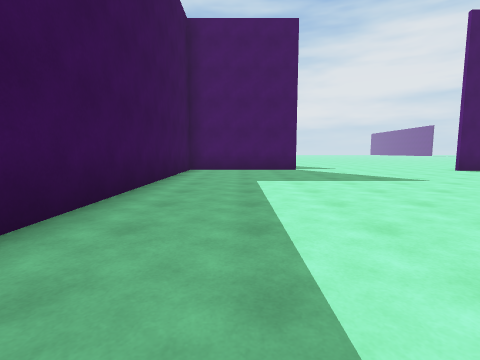
[1] (above)

24 first-person views from a walk through a Unity game level. The camera is 1.2 m above the floor, tilts 6° down and sees 85° across. The floor is counted in squares, 2 m on a side. Each view is taken from the middle of a square. On the plan, view 1 faces up. The plan holds only what a view shows up to about 9 squares ahead; the rest is blank. The place goes on beyond the plan. The player character is not drawn.

[2]
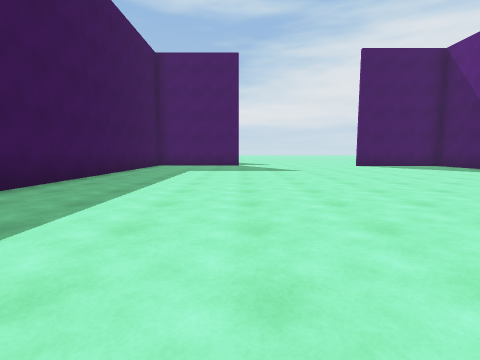

[3]
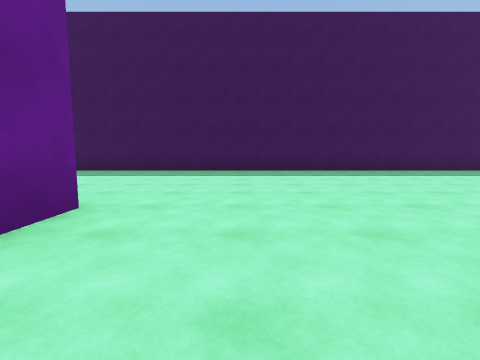

[4]
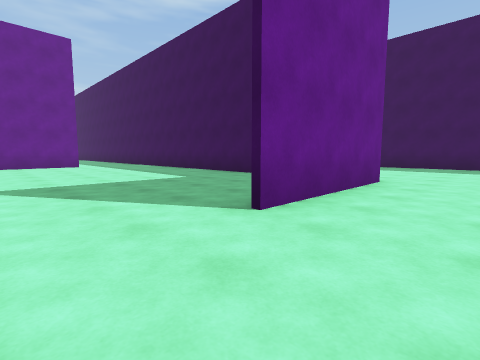

[5]
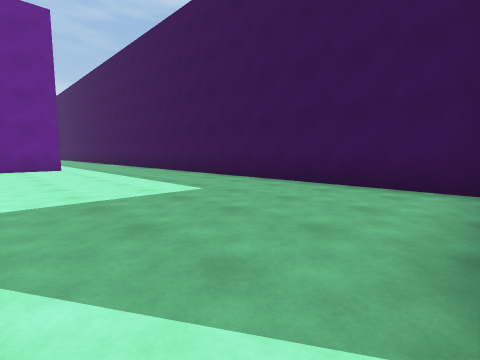

[6]
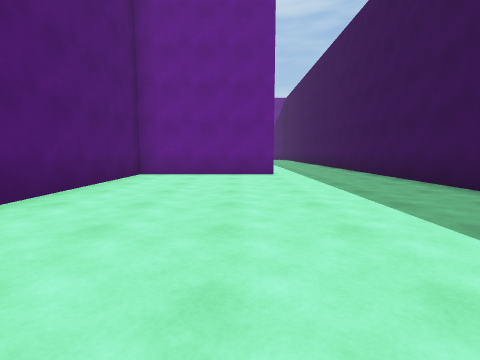

[7]
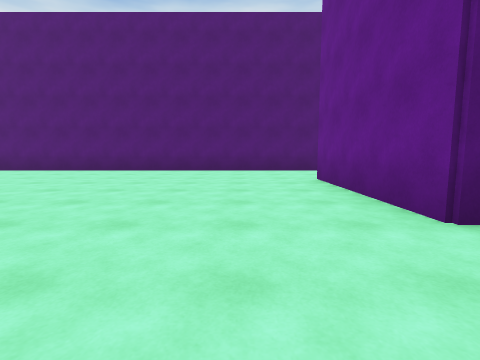

[8]
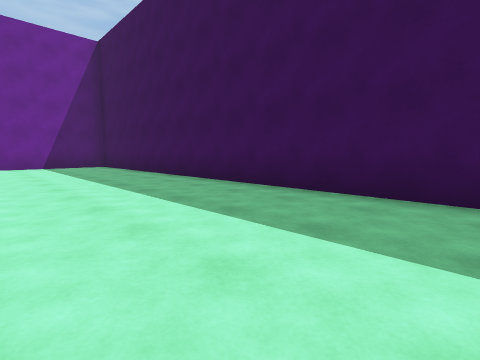

[9]
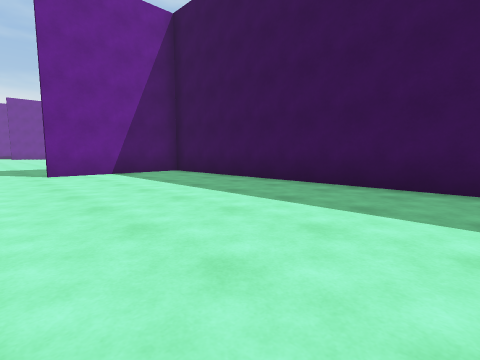

[10]
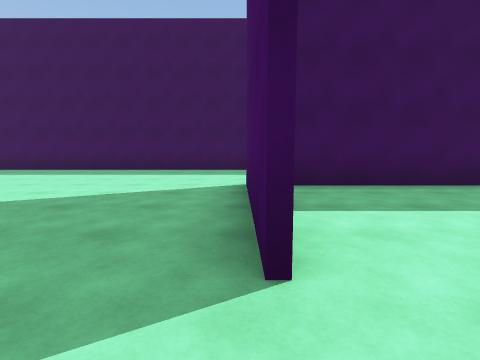

[11]
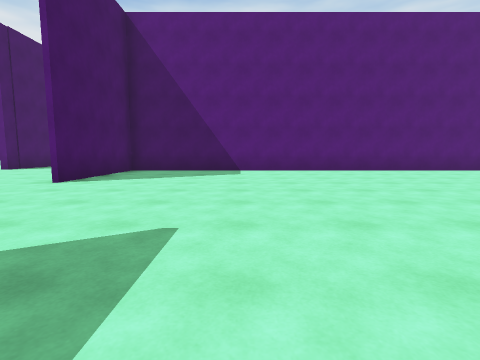

[12]
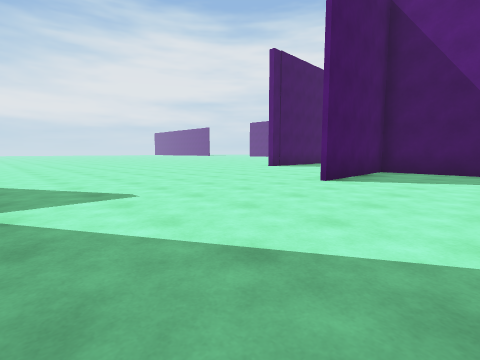

[13]
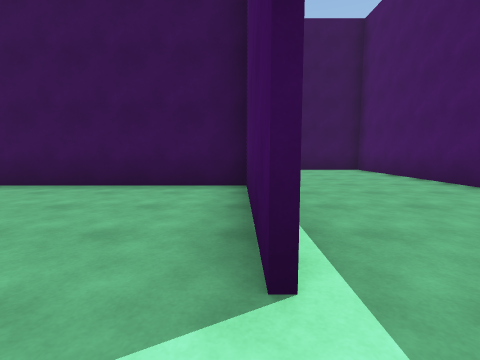

[14]
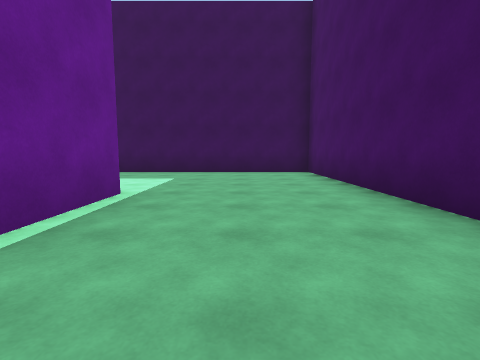

[15]
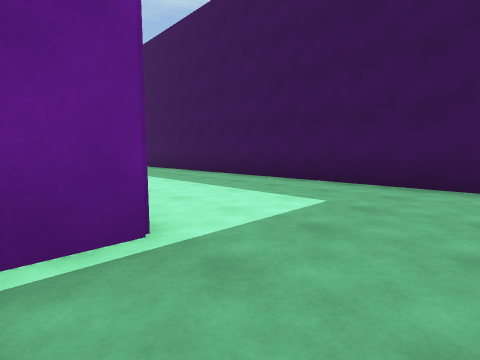

[16]
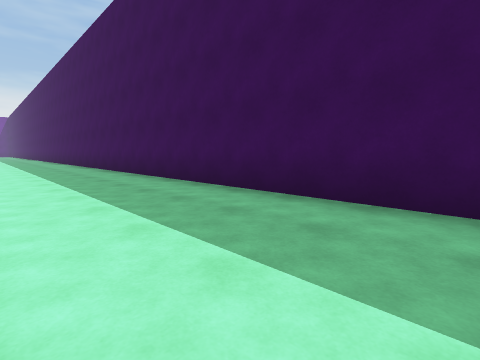

[17]
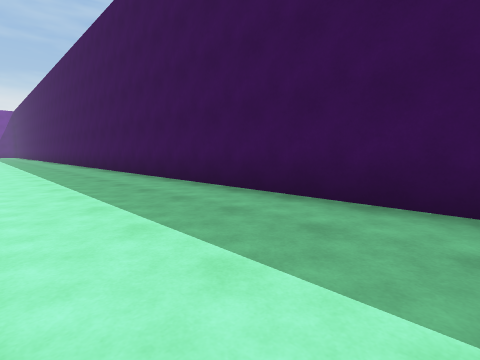

[18]
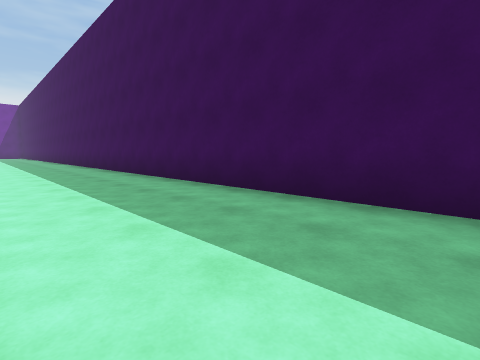

[19]
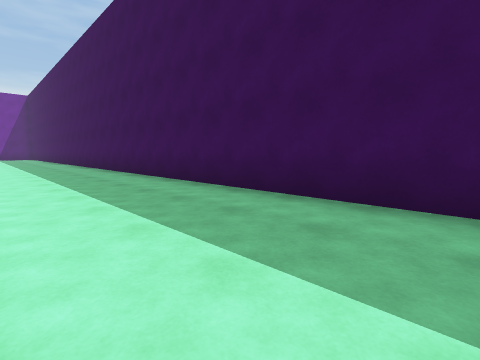

[20]
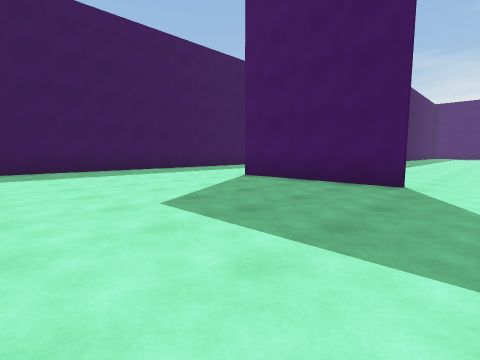

[21]
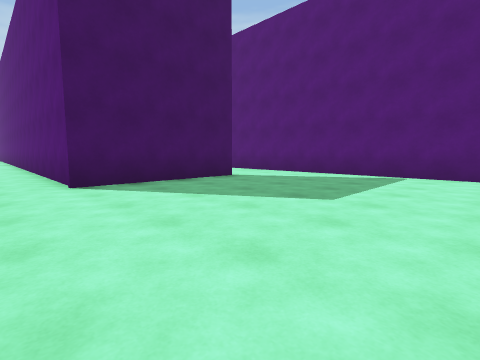

[22]
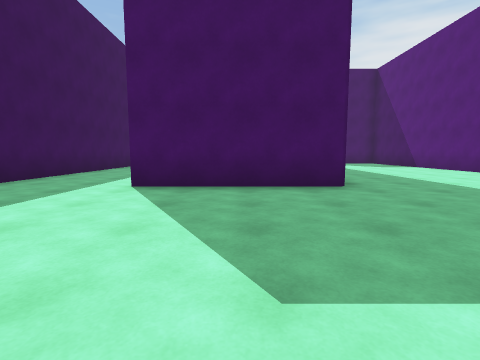

[23]
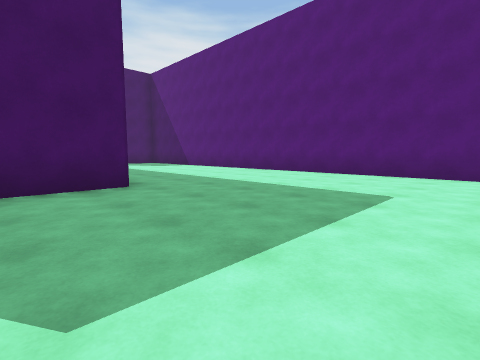

[24]
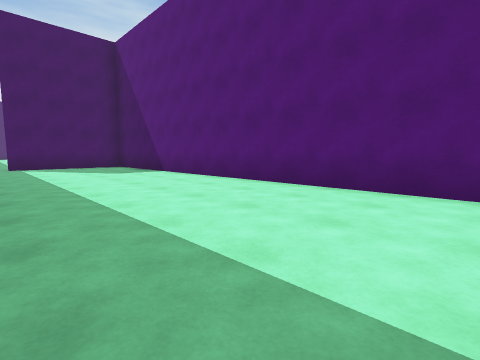

### Floor plan
Points are (right, up) in squares from view 1. A wall is a line through its corners. A room is listed if a view was taken in it or the views show most of it. See-through windows are left out.
Room 1 (views 1, 2, 3, 4, 5, 6, 7, 8, 9, 10, 11, 12, 13, 14, 15, 16, 17, 18, 19, 20, 21, 22, 23, 24)
walls: (4.1, -5.8) (8, -5.8); (4.3, -6.1) (4.3, -18.1); (10.8, -6.6) (10.8, 8.6) (7.1, 8.6); (13.5, -6.6) (12.6, -6.6); (7, -16.3) (10.8, -16.3) (10.8, -11.9); (1.9, -15.9) (-1.9, -15.9) (-1.9, -9.4); (11, -16.4) (7, -16.4); (2, 9.1) (-1.7, 9.1) (-1.7, -15.7) (1.9, -15.7); (-1.9, 9.2) (0.2, 9.2); (4.1, -20.8) (4.1, -15.3); (-0.3, 13.1) (-6.1, 13.1) (-6.1, -20.6); (16.3, -20.8) (16.3, -9.4)

Positions as (right, up) in squares from view 1, and headings:
1: (0, 0), facing up
2: (2, -3), facing up
3: (7, -4), facing left
4: (10, -4), facing down-left
5: (9, -6), facing down-left
6: (8, -9), facing down
7: (2, -4), facing right
8: (2, -4), facing down-left
9: (3, -8), facing down-left
10: (3, -16), facing left
11: (2, 5), facing right
12: (2, 6), facing up-right
13: (3, 9), facing left
14: (2, 11), facing left
15: (-1, 11), facing down-left
16: (-3, 8), facing down-left
17: (-3, 1), facing down-left
18: (-3, -4), facing down-left
19: (-3, -10), facing down-left
20: (3, -21), facing up-left
21: (-3, -21), facing up-right
22: (9, -21), facing up
23: (9, -21), facing up-right
24: (12, -18), facing up-right
